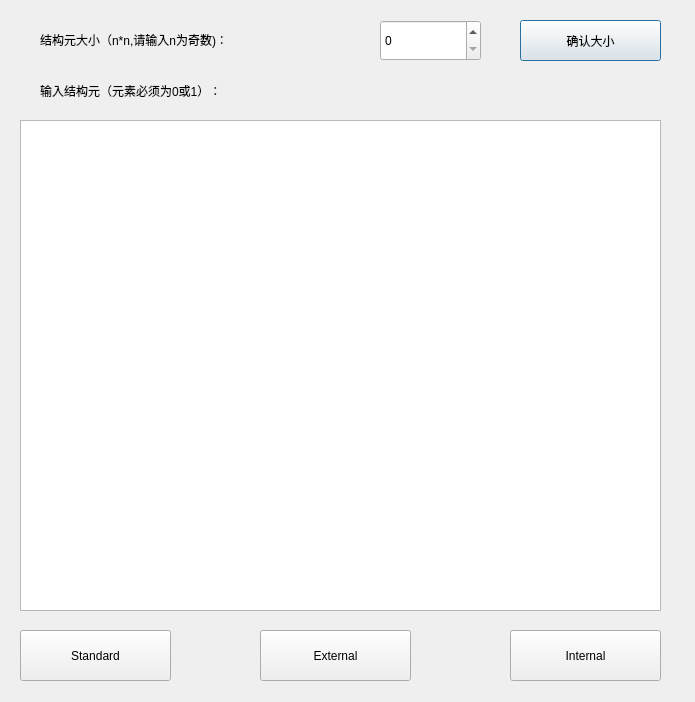
<?xml version="1.0" encoding="UTF-8"?>
<ui version="4.0">
 <class>EdgeDetectionDialog</class>
 <widget class="QDialog" name="EdgeDetectionDialog">
  <property name="geometry">
   <rect>
    <x>0</x>
    <y>0</y>
    <width>695</width>
    <height>702</height>
   </rect>
  </property>
  <property name="windowTitle">
   <string>Dialog</string>
  </property>
  <widget class="QTableWidget" name="tableWidget">
   <property name="geometry">
    <rect>
     <x>20</x>
     <y>120</y>
     <width>641</width>
     <height>491</height>
    </rect>
   </property>
  </widget>
  <widget class="QLabel" name="label">
   <property name="geometry">
    <rect>
     <x>40</x>
     <y>19</y>
     <width>331</width>
     <height>41</height>
    </rect>
   </property>
   <property name="text">
    <string>结构元大小（n*n,请输入n为奇数)：</string>
   </property>
  </widget>
  <widget class="QSpinBox" name="spinBox">
   <property name="geometry">
    <rect>
     <x>380</x>
     <y>20</y>
     <width>101</width>
     <height>41</height>
    </rect>
   </property>
  </widget>
  <widget class="QPushButton" name="confirmButton">
   <property name="geometry">
    <rect>
     <x>520</x>
     <y>20</y>
     <width>141</width>
     <height>41</height>
    </rect>
   </property>
   <property name="text">
    <string>确认大小</string>
   </property>
  </widget>
  <widget class="QPushButton" name="standardButton">
   <property name="geometry">
    <rect>
     <x>20</x>
     <y>630</y>
     <width>151</width>
     <height>51</height>
    </rect>
   </property>
   <property name="text">
    <string>Standard</string>
   </property>
  </widget>
  <widget class="QPushButton" name="externalButton">
   <property name="geometry">
    <rect>
     <x>260</x>
     <y>630</y>
     <width>151</width>
     <height>51</height>
    </rect>
   </property>
   <property name="text">
    <string>External</string>
   </property>
  </widget>
  <widget class="QPushButton" name="internalButton">
   <property name="geometry">
    <rect>
     <x>510</x>
     <y>630</y>
     <width>151</width>
     <height>51</height>
    </rect>
   </property>
   <property name="text">
    <string>Internal</string>
   </property>
  </widget>
  <widget class="QLabel" name="label_2">
   <property name="geometry">
    <rect>
     <x>40</x>
     <y>70</y>
     <width>331</width>
     <height>41</height>
    </rect>
   </property>
   <property name="text">
    <string>输入结构元（元素必须为0或1）：</string>
   </property>
  </widget>
 </widget>
 <resources/>
 <connections/>
</ui>
